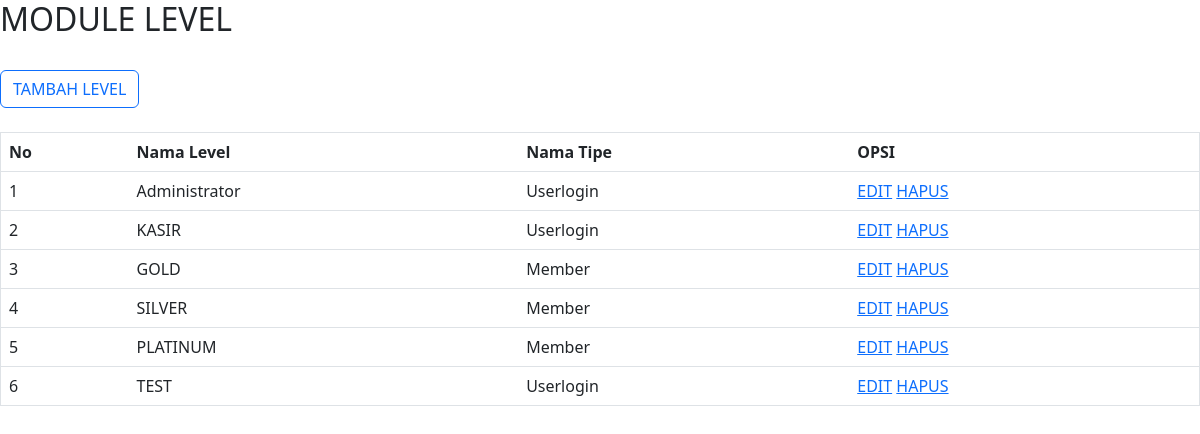
/level.php, run on an earlier commit of the app's database.
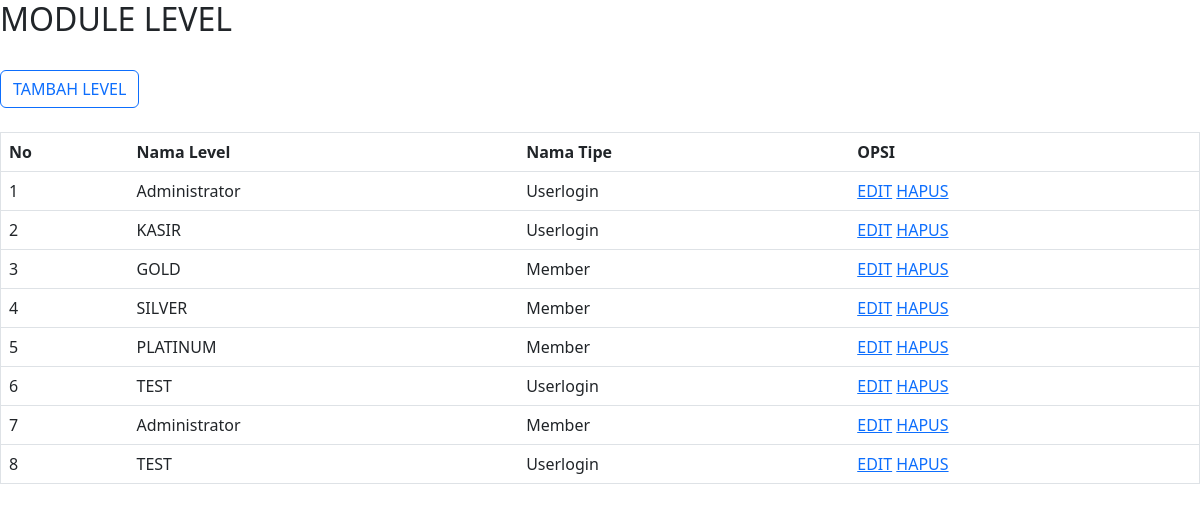
And on a later commit of the database.
### tables this page shows
CREATE TABLE `level` (
  `id_level` int(11) NOT NULL,
  `nama_level` varchar(25) NOT NULL,
  `id_tipe` int(11) NOT NULL
);

CREATE TABLE `tipe` (
  `id_tipe` int(11) NOT NULL,
  `nama_tipe` varchar(25) NOT NULL
);

### level.php (the view, shortened to what this page needs)
<html>
	<head>
		<link rel="stylesheet" type="text/css" href="bootstrap/css/bootstrap.css">
	</head>
	<body>
		<h2>MODULE LEVEL</h2>
		<br/>
		<a href="tambah_level.php" class="btn btn-outline-primary" tabindex="-1" role="button">TAMBAH LEVEL</a>
		<br/>
		<br/>
		<table border="1" class="table">
			<tr>
				<th>No</th>
				<th>Nama Level</th>
                <th>Nama Tipe</th>
				<th>OPSI</th>
			</tr>
			<?php
				include 'koneksi.php';
				$no = 1;
				$query = mysqli_query($koneksi,"SELECT * FROM level
                                                LEFT JOIN tipe on level.id_tipe = tipe.id_tipe
                                    ");
				while($data = mysqli_fetch_array($query))
				{
			?>
			<tr>
				<td><?php echo $no++;?></td>
				<td><?php echo $data['nama_level']; ?></td>
                <td><?php echo $data['nama_tipe']; ?></td>
				<td>
					<a href="edit_kategori.php?id=<?php echo $data['id']; ?>">EDIT</a>
					<a href="hapus_kategori.php?id=<?php echo $data['id']; ?>">HAPUS</a>
				</td>
			</tr>
			<?php
				}
			?>
		</table>
	</body>
</html>

What changed in the data, as far as the page shows it:
added level: nama_level "Administrator", id_tipe.nama_tipe "Member"
added level: nama_level "TEST", id_tipe.nama_tipe "Userlogin"
